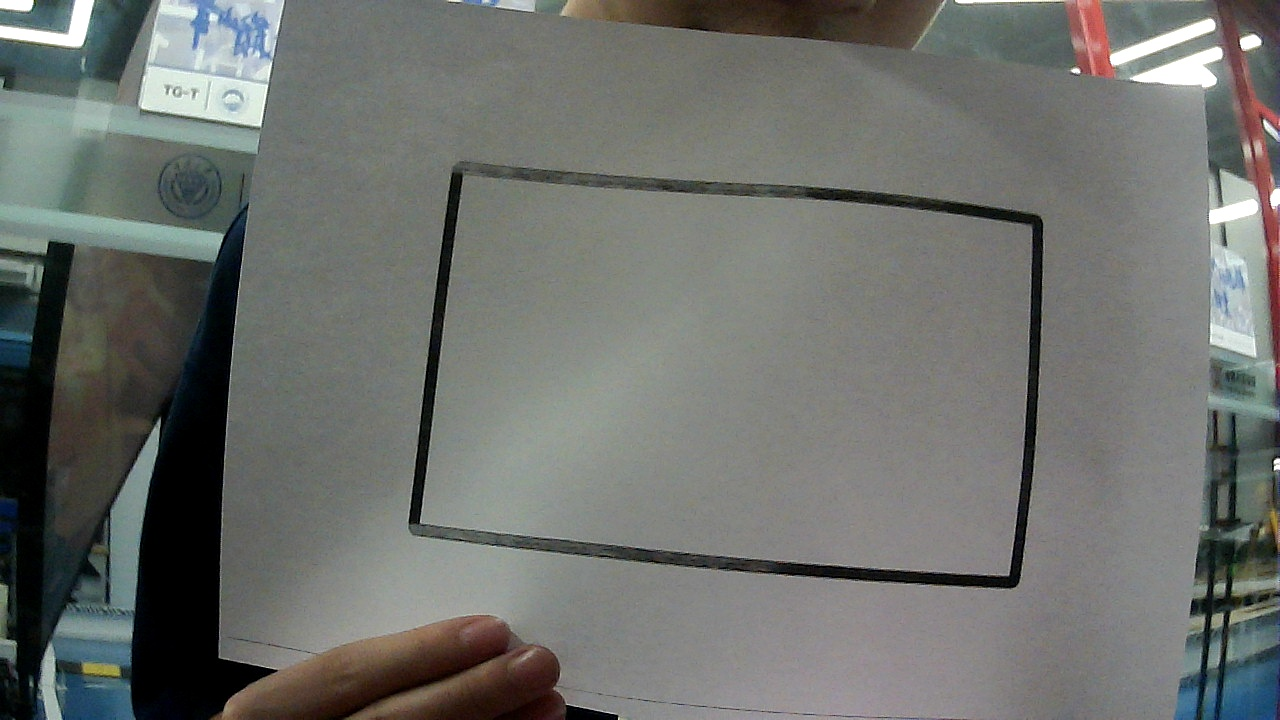
#> input picture photos/snapshot_20260717_200831_595351.jpg, 1280 x 720 px
$ python -i rect_detect.py   (imports and definitions only)   (older library calls are emulated)
#> lines starting #> are read from the running program, lines starting #| are printed output that depends on the picture; after the words box and inside, x2 and y2 are one past the last pixel; in counts of white or black regions, pixels touching at a corner belong together
"""矩形目标检测与位姿估计。

管线：BGR → remap去畸变(alpha=1) → LAB → inRange → 形态学 → Canny → 轮廓筛选 → PnP → 最优目标
角点反投影回畸变坐标输出，可直接在原图上绘制。
"""

import cv2
import numpy as np
from typing import Optional, Tuple

# ============================================================
# 目标物理尺寸（米）
# ============================================================
RECT_WIDTH = 0.179
RECT_HEIGHT = 0.108
ASPECT_RATIO = RECT_WIDTH / RECT_HEIGHT  # ≈ 1.657

# ============================================================
# LAB 色彩阈值（MVLab 格式：L[0-100], A[-128,127], B[-128,127]）
# ============================================================
MVLAB_PARAM = [7, 32, -13, 9, -13, 21]

# ============================================================
# 形态学
# ============================================================
MORPH_KERNEL = 2  # 核半尺寸（实际核 = 2K+1 = 5×5）

# ============================================================
# Canny 边缘
# ============================================================
CANNY_LOW = 50
CANNY_HIGH = 150

# ============================================================
# 轮廓筛选
# ============================================================
MIN_CONTOUR_AREA = 2000
RATIO_TOLERANCE = 0.4
MAX_CANDIDATES = 50

# ============================================================
# PnP
# ============================================================
PNP_MAX_REPROJ_ERROR = 20.0

# ============================================================
# ROI 跟踪
# ============================================================
ROI_EXPAND = 1.5
ROI_MIN_SIZE = 90
MAX_TRACK_LOST = 10
HOLD_LAST_FRAMES = 4


def _cvt_mvlab2cv(param: list) -> Tuple[np.ndarray, np.ndarray]:
    lmin, lmax, amin, amax, bmin, bmax = param
    lower = np.array([int(lmin * 2.55), int(amin + 128), int(bmin + 128)])
    upper = np.array([int(lmax * 2.55), int(amax + 128), int(bmax + 128)])
    return lower, upper


# [10 lines left out: function _order_points, not called in this run]


class RectDetect:
    """已知尺寸矩形的单目检测与位姿估计。

    在去畸变图像上检测，角点反投影回畸变坐标输出。
    """

    def __init__(self, calib_path: str = "param.npz") -> None:
        with np.load(calib_path) as p:
            mtx: np.ndarray = p["mtx"]
            dist: np.ndarray = p["dist"]

        self.fx: float = float(mtx[0, 0])
        self.fy: float = float(mtx[1, 1])
        self.cx: float = float(mtx[0, 2])
        self.cy: float = float(mtx[1, 2])
        self._mtx: np.ndarray = mtx
        self._dist: np.ndarray = dist

        # ---- LAB 阈值 ----
        self._lab_lower, self._lab_upper = _cvt_mvlab2cv(MVLAB_PARAM)

        # ---- 3D 物点 ----
        _hw, _hh = RECT_WIDTH / 2, RECT_HEIGHT / 2
        self._obj_points: np.ndarray = np.array(
            [[-_hw, -_hh, 0.0], [_hw, -_hh, 0.0],
             [_hw,  _hh, 0.0], [-_hw,  _hh, 0.0]],
            dtype=np.float64,
        )

        # ---- 跟踪状态 ----
        self.last_quad: Optional[np.ndarray] = None
        self.last_rect: Optional[Tuple[int, int, int, int]] = None
        self._last_rect_undist: Optional[Tuple[int, int, int, int]] = None
        self.last_depth: float = -1.0
        self.last_ox: float = 0.0
        self.last_oy: float = 0.0
        self.lost_count: int = MAX_TRACK_LOST
        self.hold_count: int = 0

        # ---- 世界坐标偏移 ----
        self.err_x_world: float = 0.0
        self.err_y_world: float = 0.0

        # ---- 诊断 ----
        self.pass_rate: float = 0.0
        self._last_err: float = -1.0
        self._diag_contours: int = 0

        # ---- 去畸变 remap（懒初始化） ----
        self._remap_size: Optional[Tuple[int, int]] = None
        self._mapx: Optional[np.ndarray] = None
        self._mapy: Optional[np.ndarray] = None
        self._new_mtx: Optional[np.ndarray] = None

        # ---- 灰度图缓存 ----
        self._gray_undist: Optional[np.ndarray] = None

        # ---- 形态学核 ----
        ks = 2 * MORPH_KERNEL + 1
        self._morph_kernel: np.ndarray = cv2.getStructuringElement(
            cv2.MORPH_RECT, (ks, ks),
        )

    # ============================================================
    # 去畸变 remap
    # ============================================================

    def _ensure_remap(self, w: int, h: int) -> None:
        size = (w, h)
        if self._remap_size == size:
            return
        self._new_mtx, _ = cv2.getOptimalNewCameraMatrix(
            self._mtx, self._dist, size, alpha=1,
        )
        self._mapx, self._mapy = cv2.initUndistortRectifyMap(
            self._mtx, self._dist, None, self._new_mtx, size, cv2.CV_32FC1,
        )
        self._remap_size = size

    # [21 lines left out: function _undist_to_dist, not called in this run]

    # ============================================================
    # 预处理（去畸变后）
    # ============================================================

    def _preprocess(self, bgr: np.ndarray) -> np.ndarray:
        """remap 去畸变 → LAB 分割 → 形态学 → Canny。"""
        h, w = bgr.shape[:2]
        self._ensure_remap(w, h)
        assert self._mapx is not None and self._mapy is not None
        bgr_undist = cv2.remap(bgr, self._mapx, self._mapy, cv2.INTER_LINEAR)

        self._gray_undist = cv2.cvtColor(bgr_undist, cv2.COLOR_BGR2GRAY)
        lab = cv2.cvtColor(bgr_undist, cv2.COLOR_BGR2LAB)
        binary = cv2.inRange(lab, self._lab_lower, self._lab_upper)
        binary = cv2.morphologyEx(binary, cv2.MORPH_OPEN, self._morph_kernel)
        binary = cv2.morphologyEx(binary, cv2.MORPH_CLOSE, self._morph_kernel)
        return cv2.Canny(binary, CANNY_LOW, CANNY_HIGH)

    # ============================================================
    # PnP（去畸变坐标，dist=None）
    # ============================================================

    # [49 lines left out: functions _solve_pnp, _expand_roi, not called in this run]

    # ============================================================
    # 核心搜索
    # ============================================================

    def _search(
        self, mask: np.ndarray,
        offset_x: int = 0, offset_y: int = 0,
    ) -> Tuple[Optional[np.ndarray], Optional[Tuple[int, int, int, int]],
               float, float, float]:
        contours, _ = cv2.findContours(mask, cv2.RETR_LIST, cv2.CHAIN_APPROX_SIMPLE)
        self._diag_contours = len(contours)
        if not contours:
            return None, None, -1.0, 0.0, 0.0

        scored = [(cv2.contourArea(c), c) for c in contours]
        scored.sort(key=lambda x: x[0], reverse=True)
        scored = scored[:MAX_CANDIDATES]

        for area, cnt in scored:
            if area < MIN_CONTOUR_AREA:
                continue
            peri = cv2.arcLength(cnt, True)
            approx = cv2.approxPolyDP(cnt, 0.02 * peri, True)
            if len(approx) != 4:
                continue

            ordered = _order_points(approx.reshape(4, 2))

            if not cv2.isContourConvex(ordered):
                continue
            w_px = (np.hypot(ordered[1][0] - ordered[0][0], ordered[1][1] - ordered[0][1]) +
                    np.hypot(ordered[2][0] - ordered[3][0], ordered[2][1] - ordered[3][1])) / 2
            h_px = (np.hypot(ordered[2][0] - ordered[1][0], ordered[2][1] - ordered[1][1]) +
                    np.hypot(ordered[3][0] - ordered[0][0], ordered[3][1] - ordered[0][1])) / 2
            if h_px < 1.0:
                continue
            if abs(w_px / h_px - ASPECT_RATIO) / ASPECT_RATIO > RATIO_TOLERANCE:
                continue

            ok, err, depth, ox, oy = self._solve_pnp(ordered)
            if not ok or err >= PNP_MAX_REPROJ_ERROR:
                continue

            self._last_err = err
            self.pass_rate = 1.0

            x, y, w, h = cv2.boundingRect(ordered)
            quad = ordered + np.array([offset_x, offset_y], dtype=np.int32)
            rect = (x + offset_x, y + offset_y, w, h)
            return quad, rect, depth, ox, oy

        self._last_err = -1.0
        self.pass_rate = 0.0
        return None, None, -1.0, 0.0, 0.0

    # ============================================================
    # 外部接口
    # ============================================================

    def detect(
        self, bgr: np.ndarray,
    ) -> Tuple[Optional[np.ndarray], Optional[Tuple[int, int, int, int]], float]:
        """在 BGR 畸变图像上检测矩形。

        内部：去畸变 → 检测 → 角点反投影回畸变坐标
        返回值可直接在原图上绘制。
        """
        h, w = bgr.shape[:2]

        # ---- 0/1. 去畸变、缓存灰度图并预处理（只 remap 一次） ----
        mask = self._preprocess(bgr)

        quad_undist: Optional[np.ndarray] = None
        rect_undist: Optional[Tuple[int, int, int, int]] = None
        depth: float = -1.0
        found = False

        # ---- 2. ROI 搜索 ----
        if self._last_rect_undist is not None and self.lost_count < MAX_TRACK_LOST:
            rx, ry, rw, rh = self._expand_roi(self._last_rect_undist, w, h)
            quad_undist, rect_undist, depth, ox, oy = self._search(
                mask[ry:ry + rh, rx:rx + rw], rx, ry,
            )
            if quad_undist is not None:
                found = True

        # ---- 3. 全图搜索 ----
        if not found:
            quad_undist, rect_undist, depth, ox, oy = self._search(mask, 0, 0)
            found = quad_undist is not None

        # ---- 4. 反投影回畸变坐标 ----
        quad: Optional[np.ndarray] = None
        rect: Optional[Tuple[int, int, int, int]] = None

        if found:
            assert quad_undist is not None and rect_undist is not None
            quad = self._undist_to_dist(quad_undist)

            x, y, rw, rh = rect_undist
            rect_corners = np.array([[x, y], [x + rw, y], [x + rw, y + rh], [x, y + rh]])
            rect_corners_dist = self._undist_to_dist(rect_corners)
            rx = int(np.min(rect_corners_dist[:, 0]))
            ry = int(np.min(rect_corners_dist[:, 1]))
            rect = (rx, ry,
                    int(np.max(rect_corners_dist[:, 0]) - rx),
                    int(np.max(rect_corners_dist[:, 1]) - ry))

            self.lost_count = 0
            self.hold_count = 0
            self.last_quad = quad.copy()
            self.last_rect = rect
            self._last_rect_undist = rect_undist
            self.last_depth = depth
            self.last_ox = ox
            self.last_oy = oy
            self.err_x_world = ox
            self.err_y_world = oy
        else:
            self.lost_count += 1
            if self.last_rect is not None and self.hold_count < HOLD_LAST_FRAMES:
                self.hold_count += 1
                quad = self.last_quad
                rect = self.last_rect
                depth = self.last_depth
                self.err_x_world = self.last_ox
                self.err_y_world = self.last_oy

        return quad, rect, depth

>>> import cv2
>>> picture = cv2.imread('../../photos/snapshot_20260717_200831_595351.jpg')
#> picture is the input picture: shape (720, 1280, 3); mean B, G, R 108.5, 112.2, 109.8
>>> result = RectDetect().detect(picture)
#> (reads param.npz from the repository)
#> in _preprocess, `bgr_undist = cv2.remap(bgr, self._mapx, self._mapy, cv2.INTER_LINEAR)`:
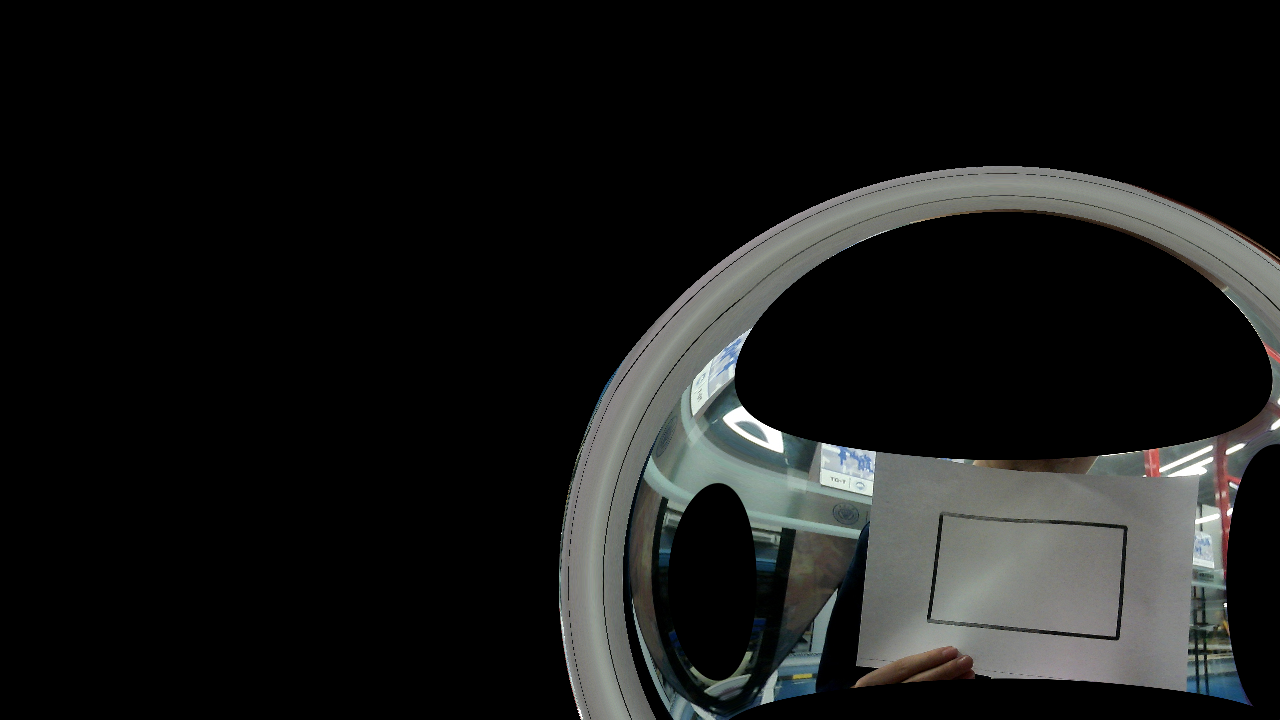
#> bgr_undist: shape (720, 1280, 3); mean B, G, R 24, 24.8, 24
#> in _preprocess, `lab = cv2.cvtColor(bgr_undist, cv2.COLOR_BGR2LAB)`: lab: shape (720, 1280, 3); mean of channels 0, 1, 2 26.2, 127.6, 128.4
#> in _preprocess, `binary = cv2.inRange(lab, self._lab_lower, self._lab_upper)`:
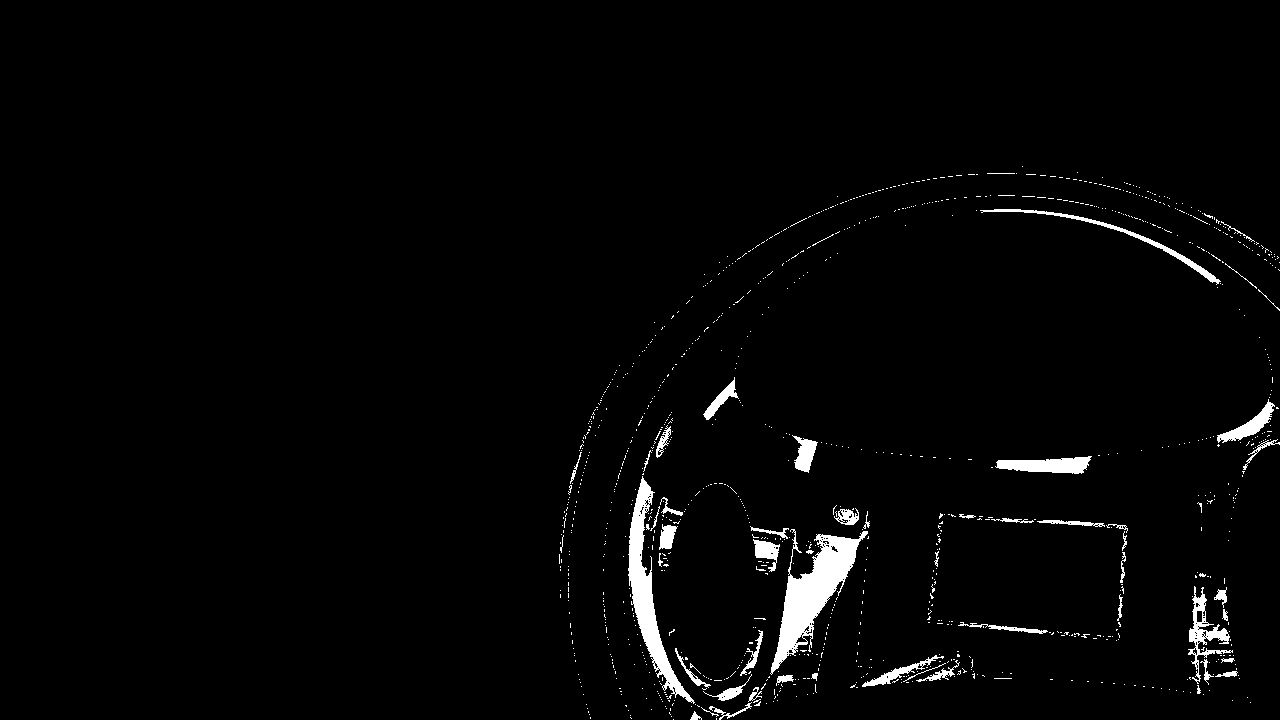
#> binary: shape (720, 1280); 2.2% white; 1048 white regions (994 under 20 px), largest, box (x1, y1, x2, y2) and area: (770, 529, 868, 675) 4680, (628, 476, 695, 704) 3478, (995, 456, 1092, 474) 1144
#> in _preprocess, `binary = cv2.morphologyEx(binary, cv2.MORPH_OPEN, self._morph_kernel)`:
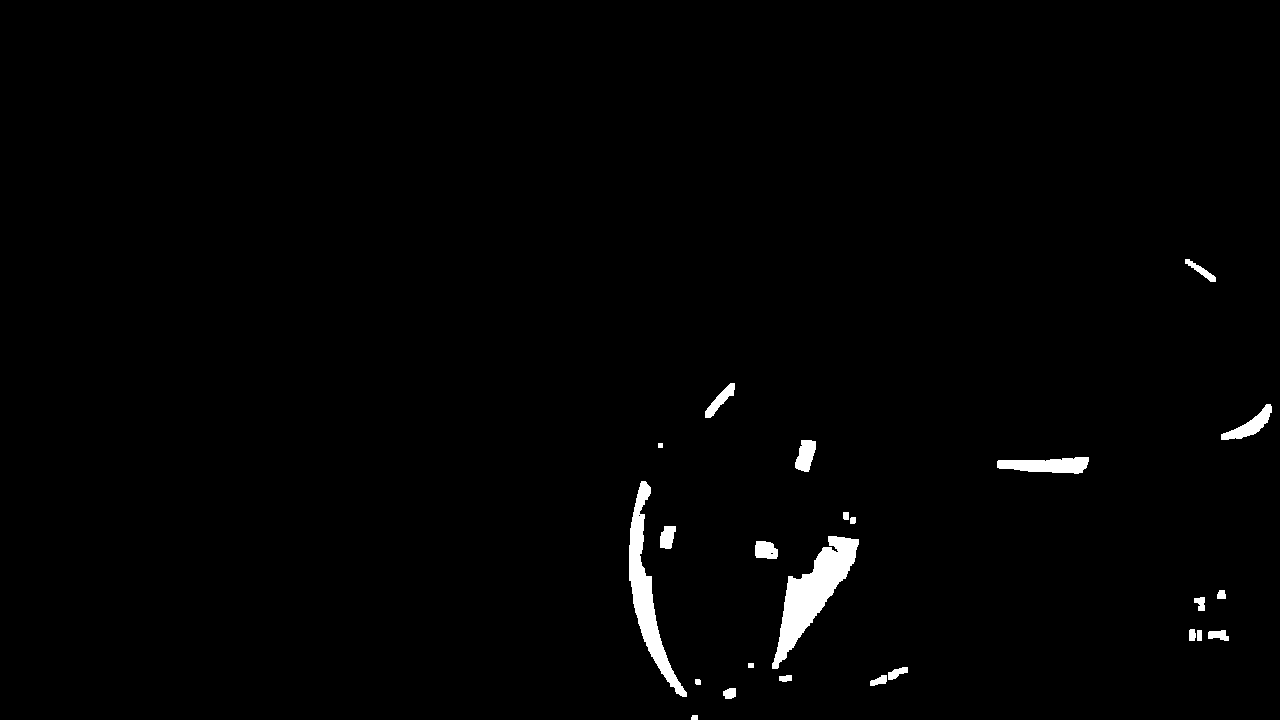
#> binary: shape (720, 1280); 1.3% white; 24 white regions, largest, box (x1, y1, x2, y2) and area: (772, 536, 859, 669) 4133, (629, 481, 687, 697) 3150, (997, 457, 1089, 474) 1114
#> in _preprocess, `binary = cv2.morphologyEx(binary, cv2.MORPH_CLOSE, self._morph_kernel)`: binary: shape (720, 1280); 1.3% white; 21 white regions, largest, box (x1, y1, x2, y2) and area: (772, 536, 859, 669) 4154, (629, 481, 687, 697) 3164, (997, 457, 1089, 474) 1117
#> in _preprocess, `return cv2.Canny(binary, CANNY_LOW, CANNY_HIGH)`:
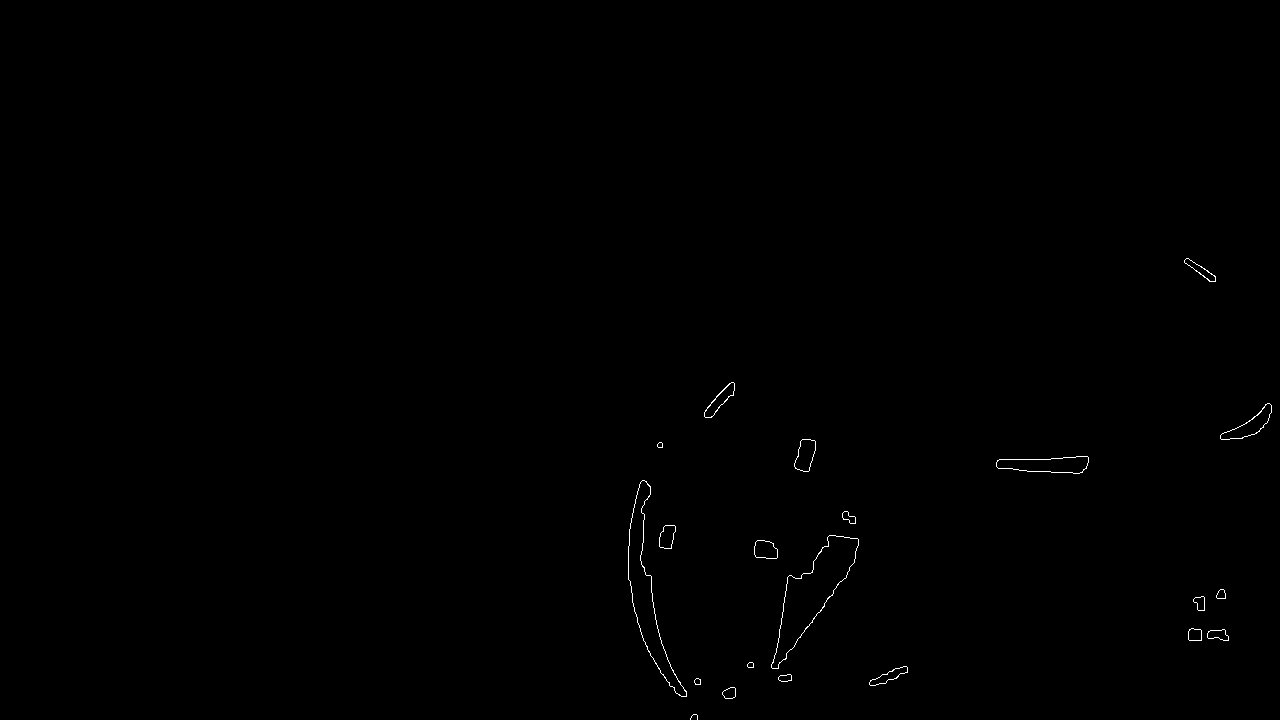
#> returned value: shape (720, 1280); 0.22% white in thin lines or dots, all inside (x1, y1, x2, y2) = (628, 258, 1272, 720)
#> in _search, `contours, _ = cv2.findContours(mask, cv2.RETR_LIST, cv2.CHAIN_APPROX_S..`: contours = 41 contours, 1 with area under 20; largest, box (x1, y1, x2, y2) and area: (771, 535, 859, 669) 4198, (771, 535, 859, 669) 4178, (628, 480, 687, 697) 3173, (628, 480, 687, 697) 3152, (996, 456, 1089, 474) 1120
#> in _search, `self._diag_contours = len(contours)`: self._diag_contours = 41
#> in _search, `scored = [(cv2.contourArea(c), c) for c in contours]`: scored = 41 items
#> the loop in _search, `for area, cnt in scored:` made 41 passes
#> area on passes 5 to 16: 1120.5, 1118.5, 652.5, 637, 474.5, 473, 379.5, 350, 347.5, 347, 284.5, 283.5
#> (area, peri) on passes 1 to 4: (4198.5, 379.5), (4178.5, 379.5), (3173, 501.4), (3152, 501.4)
#> in detect, `quad_undist, rect_undist, depth, ox, oy = self._search(mask, 0, 0)`: depth = -1; ox = 0
#> in detect, `found = quad_undist is not None`: found = False
